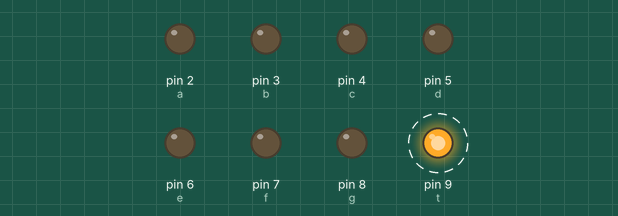
The sketch below on a simulated Arduino Uno, built with avr-gcc and run on an emulated ATmega328P. Parts: output pins drawn as LEDs (lit = HIGH). Dashed ring = blinking.

Above: at 0.5 s.
Timing chart, 0 to 4.6 s (numbered marks = the images above):
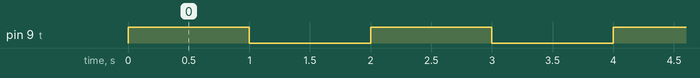

The sketch:

Test_7_Segment_Catoda.ino
```cpp
  int a = 2, b = 3, c = 4, d = 5;
  int e = 6, f = 7, g = 8, t = 9;
  int de = 1000;
  char L = LOW;
  char H = HIGH;
void setup() {

  pinMode (a, OUTPUT);
  pinMode (b, OUTPUT);
  pinMode (c, OUTPUT);
  pinMode (d, OUTPUT);
  pinMode (e, OUTPUT);
  pinMode (f, OUTPUT);
  pinMode (g, OUTPUT);
  pinMode (t, OUTPUT);

}
void satu() {
  digitalWrite(a, H);
  digitalWrite(b, L);
  digitalWrite(c, L);
  digitalWrite(d, H);
  digitalWrite(e, H);
  digitalWrite(f, H);
  digitalWrite(g, H);
  delay(50);
  digitalWrite(t, L);
  delay(50);
  digitalWrite(t, H);
}
void dua(){
  digitalWrite(a, L);
  digitalWrite(b, L);
  digitalWrite(c, H);
  digitalWrite(d, L);
  digitalWrite(e, L);
  digitalWrite(f, H);
  digitalWrite(g, L);
  delay(50);
  digitalWrite(t, L);
  delay(50);
  digitalWrite(t, H);
}
void tiga() {
  digitalWrite(a, L);
  digitalWrite(b, L);
  digitalWrite(c, L);
  digitalWrite(d, L);
  digitalWrite(e, H);
  digitalWrite(f, H);
  digitalWrite(g, L);
  delay(50);
  digitalWrite(t, L);
  delay(50);
  digitalWrite(t, H);
}
void empat() {
  digitalWrite(a, H);
  digitalWrite(b, L);
  digitalWrite(c, L);
  digitalWrite(d, H);
  digitalWrite(e, H);
  digitalWrite(f, L);
  digitalWrite(g, L);
  delay(50);
  digitalWrite(t, L);
  delay(50);
  digitalWrite(t, H);
}
void lima() {
  digitalWrite(a, L);
  digitalWrite(b, H);
  digitalWrite(c, L);
  digitalWrite(d, L);
  digitalWrite(e, H);
  digitalWrite(f, L);
  digitalWrite(g, L);
  delay(50);
  digitalWrite(t, L);
  delay(50);
  digitalWrite(t, H);
}
void enam() {
  digitalWrite(a, L);
  digitalWrite(b, H);
  digitalWrite(c, L);
  digitalWrite(d, L);
  digitalWrite(e, L);
  digitalWrite(f, L);
  digitalWrite(g, L);
  delay(50);
  digitalWrite(t, L);
  delay(50);
  digitalWrite(t, H);
}
void tujuh() {
  digitalWrite(a, L);
  digitalWrite(b, L);
  digitalWrite(c, L);
  digitalWrite(d, H);
  digitalWrite(e, H);
  digitalWrite(f, H);
  digitalWrite(g, H);
  delay(50);
  digitalWrite(t, L);
  delay(50);
  digitalWrite(t, H);
}
void delapan() {
  digitalWrite(a, L);
  digitalWrite(b, L);
  digitalWrite(c, L);
  digitalWrite(d, L);
  digitalWrite(e, L);
  digitalWrite(f, L);
  digitalWrite(g, L);
  delay(50);
  digitalWrite(t, L);
  delay(50);
  digitalWrite(t, H);
}
void sembilan() {
  digitalWrite(a, L);
  digitalWrite(b, L);
  digitalWrite(c, L);
  digitalWrite(d, L);
  digitalWrite(e, H);
  digitalWrite(f, L);
  digitalWrite(g, L);
  delay(50);
  digitalWrite(t, L);
  delay(50);
  digitalWrite(t, H);
}
void nol() {
  digitalWrite(a, L);
  digitalWrite(b, L);
  digitalWrite(c, L);
  digitalWrite(d, L);
  digitalWrite(e, L);
  digitalWrite(f, L);
  digitalWrite(g, H);
  delay(50);
  digitalWrite(t, L);
  delay(50);
  digitalWrite(t, H);
}

void loop() {
  //for (int i=0; i>=10; i++)
  /*satu();
  delay(de);
  dua();
  delay(de);
  tiga();
  delay(de);
  empat();
  delay(de);
  lima();
  delay(de);
  enam();
  delay(de);
  tujuh();
  delay(de);
  delapan();
  delay(de);
  sembilan();
  delay(de);
  nol();
  delay(de);*/
  digitalWrite(9, H);
  delay(1000);
  digitalWrite(9, L);
  delay(1000);
}
```

Measured:
- by itself, pin 9 (t): alternates HIGH for 1.0 s and LOW for 1.0 s
